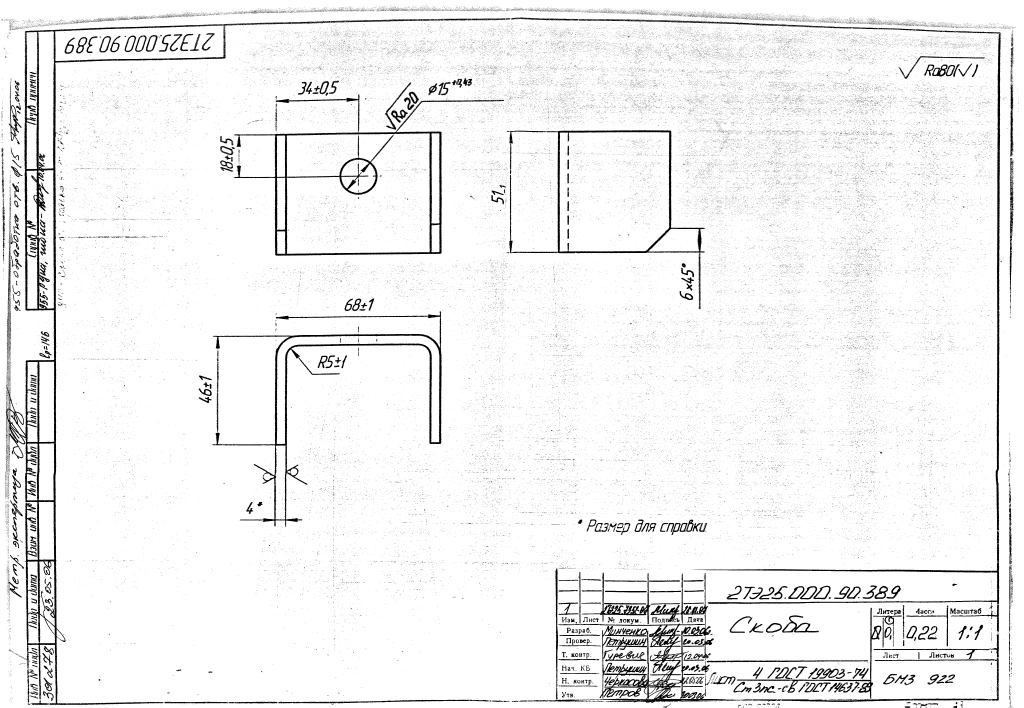
#> input picture service/unittests/ops_and_norms/БМЗ > 2ТЭ25-000-90-389.tif, 5120 x 3539 px (shown at 1/5 size)
$ python -i utils.py   (imports and definitions only)
#> lines starting #> are read from the running program, lines starting #| are printed output that depends on the picture; after the words box and inside, x2 and y2 are one past the last pixel; in counts of white or black regions, pixels touching at a corner belong together
#> `picture = cv2.imread('../../unittests/ops_and_norms/БМЗ > 2ТЭ25-000-90..`: picture: shape (3539, 5120); 94.7% white; 122120 black regions (121301 under 20 px), largest, box (x1, y1, x2, y2) and area: (28, 93, 2218, 3525) 148293, (2792, 2865, 3633, 3514) 63519, (1061, 1557, 2208, 2636) 55551
import pdf2image
import cv2
import numpy as np
from PIL import Image


def pil2cv(pil_img):
    return cv2.cvtColor(np.asarray(pil_img), cv2.COLOR_RGB2GRAY)

def cv2pil(cv_img):
    return Image.fromarray(cv_img)

def stats(arr, unique=False):
    print(f'shape={arr.shape}, type={arr.dtype}, min={arr.min()}, max={arr.max()}')
    if unique:
        print('unique values: ', np.unique(arr))

def read_pdf(pt):
    img = pdf2image.convert_from_path(pt)[0]
    return pil2cv(img)

def threshold(img, th):
    return (img > th).astype(np.uint8) * 255

def identity(x):
    return x

def invert(img):
    return 255 - img

def gray2rgb(i): return cv2.cvtColor(i, cv2.COLOR_GRAY2RGB)

def extract_contours(img):
    H, W = img.shape
#> H = 3539; W = 5120

    #thresholding the image to a binary image
    thresh,img_bin = cv2.threshold(img,254,255,cv2.THRESH_BINARY |cv2.THRESH_OTSU)
#> thresh = 0

    #inverting the image
    img_bin = invert(img_bin)
#> in invert, `return 255 - img`:
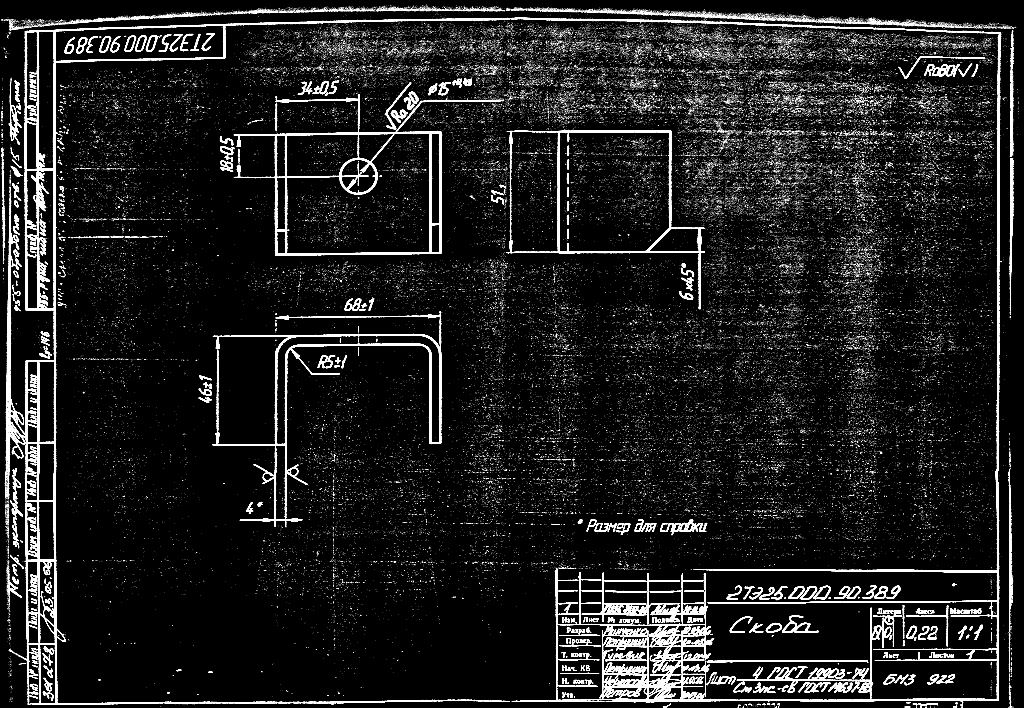
#> returned value: shape (3539, 5120) (shown at 1/5 size); 5.3% white; 122120 white regions (121301 under 20 px), largest, box (x1, y1, x2, y2) and area: (28, 93, 2218, 3525) 148293, (2792, 2865, 3633, 3514) 63519, (1061, 1557, 2208, 2636) 55551

    # Length(width) of kernel as 100th of minimal dimension
    kernel_len = min(H, W)//100
#> kernel_len = 35
    # # Length(width) of kernel as 100th of height
    # kernel_len = H//100
    # Defining a vertical kernel to detect all vertical lines of image
    ver_kernel = cv2.getStructuringElement(cv2.MORPH_RECT, (1, kernel_len))
#> ver_kernel = 35 values from 1 to 1
    # Defining a horizontal kernel to detect all horizontal lines of image
    hor_kernel = cv2.getStructuringElement(cv2.MORPH_RECT, (kernel_len, 1))
    # A kernel of 2x2
    kernel = cv2.getStructuringElement(cv2.MORPH_RECT, (2, 2))

    #Use vertical kernel to detect and save the vertical lines in a jpg
    image_1 = cv2.erode(img_bin, ver_kernel, iterations=3)
#> image_1: shape (3539, 5120); 0.45% white; 84 white regions (23 under 20 px), largest, box (x1, y1, x2, y2) and area: (268, 328, 282, 3264) 14830, (4986, 222, 5000, 1515) 9516, (4985, 1604, 4995, 2601) 5581
    vertical_lines = cv2.dilate(image_1, ver_kernel, iterations=3)
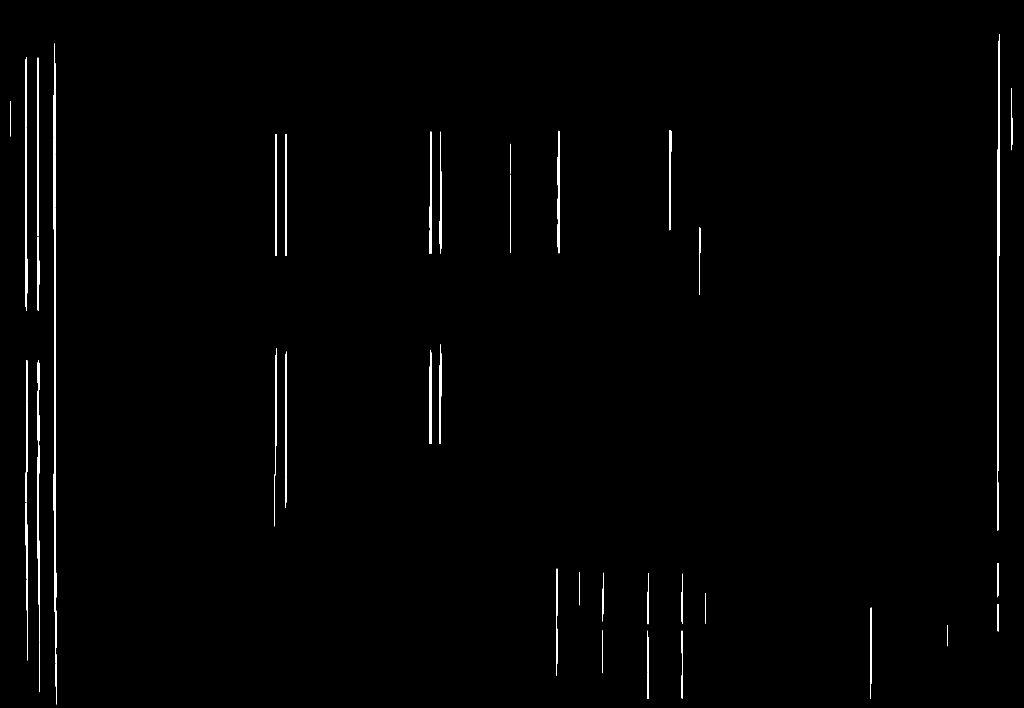
#> vertical_lines: shape (3539, 5120) (shown at 1/5 size); 0.69% white; 49 white regions, largest, box (x1, y1, x2, y2) and area: (268, 216, 282, 3315) 20195, (4985, 171, 5000, 2652) 19177, (188, 1801, 197, 3181) 7320

    #Use horizontal kernel to detect and save the horizontal lines in a jpg
    image_2 = cv2.erode(img_bin, hor_kernel, iterations=3)
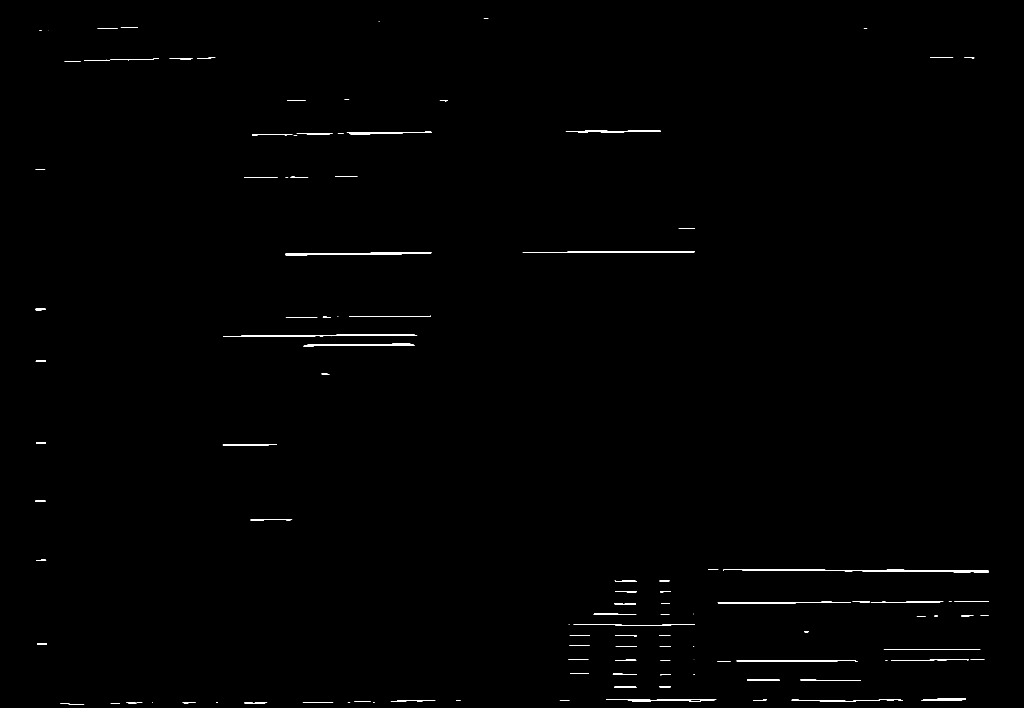
#> image_2: shape (3539, 5120) (shown at 1/5 size); 0.31% white; 184 white regions (43 under 20 px), largest, box (x1, y1, x2, y2) and area: (3616, 2847, 4944, 2861) 5569, (1427, 1262, 2157, 1277) 4305, (2613, 1257, 3473, 1265) 3914
    horizontal_lines = cv2.dilate(image_2, hor_kernel, iterations=3)
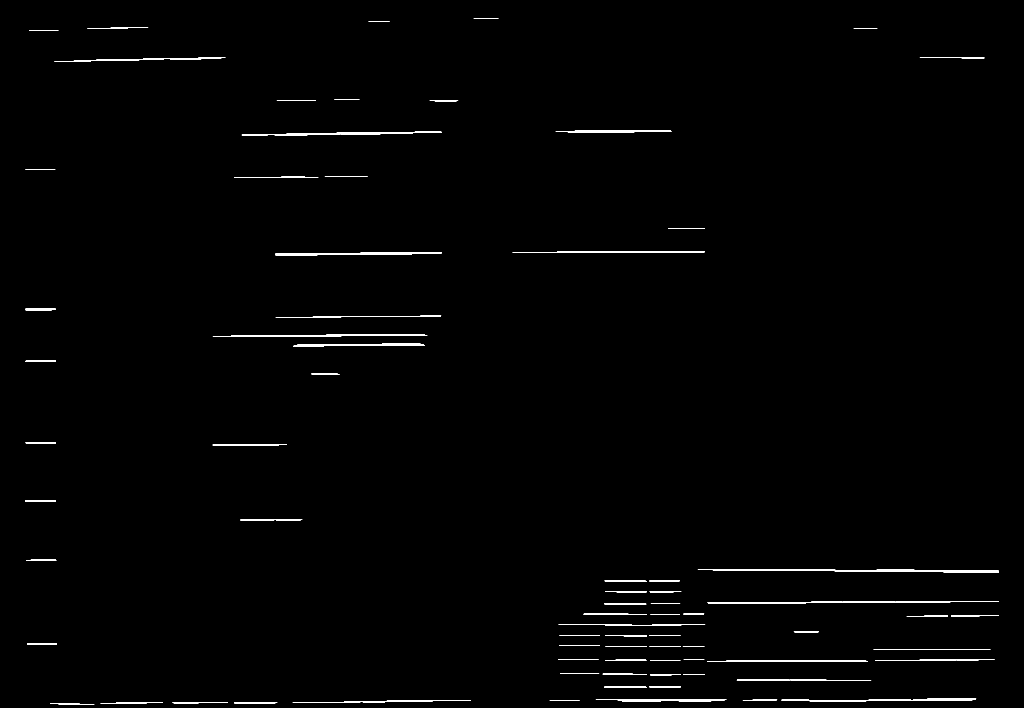
#> horizontal_lines: shape (3539, 5120) (shown at 1/5 size); 0.58% white; 113 white regions, largest, box (x1, y1, x2, y2) and area: (3489, 2847, 4995, 2862) 8724, (1376, 1262, 2208, 1277) 6243, (1064, 1671, 2137, 1684) 6095

    # Combine horizontal and vertical lines in a new third image, with both having same weight.
    img_vh = cv2.addWeighted(vertical_lines, 0.5, horizontal_lines, 0.5, 0.0)
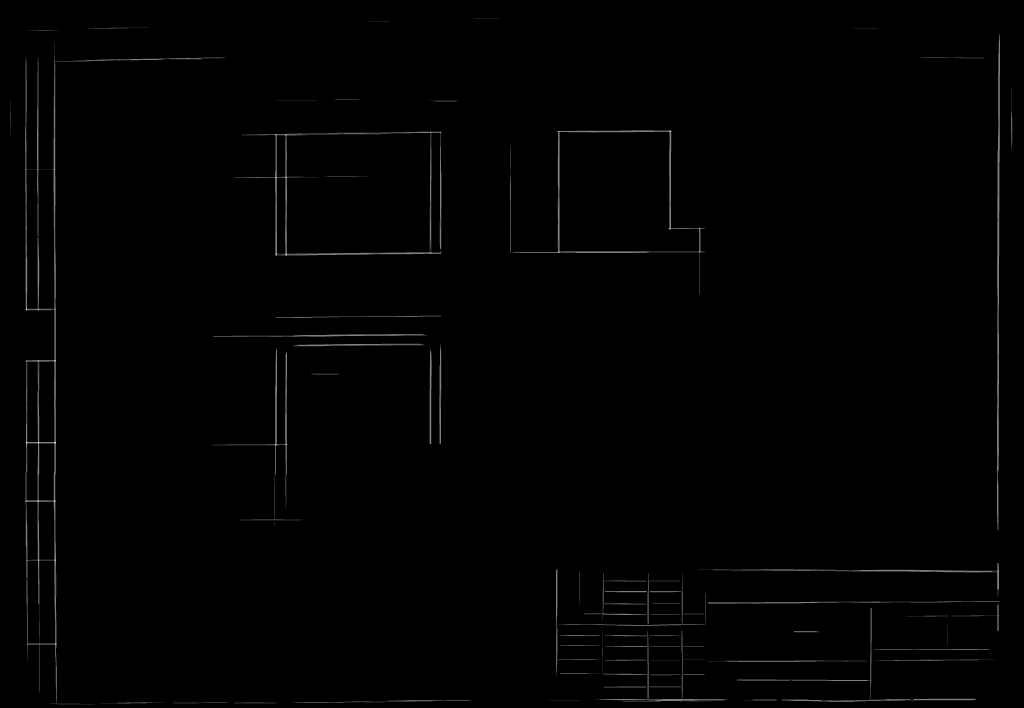
#> img_vh: shape (3539, 5120) (shown at 1/5 size); min 0, max 255, mean 1.6

    t_vh = threshold(img_vh, 10)
#> in threshold, `return (img > th).astype(np.uint8) * 255`:
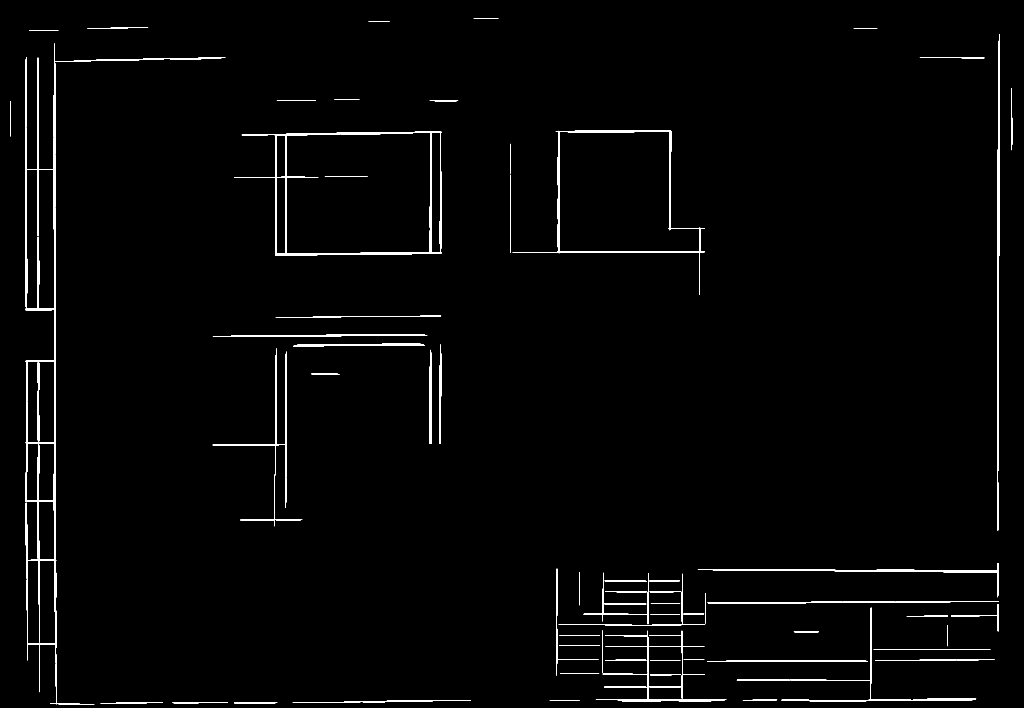
#> returned value: shape (3539, 5120) (shown at 1/5 size); 1.3% white; 121 white regions, largest, box (x1, y1, x2, y2) and area: (126, 216, 455, 3461) 52751, (1170, 658, 2208, 1278) 25973, (2562, 652, 3525, 1475) 19646
    return t_vh

>>> import cv2
>>> picture = cv2.imread('../../unittests/ops_and_norms/БМЗ > 2ТЭ25-000-90-389.tif', cv2.IMREAD_GRAYSCALE)
>>> result = extract_contours(picture)

$ run again, on service/unittests/ops_and_norms/НЭВЗ > 7ТН.242.096.tif
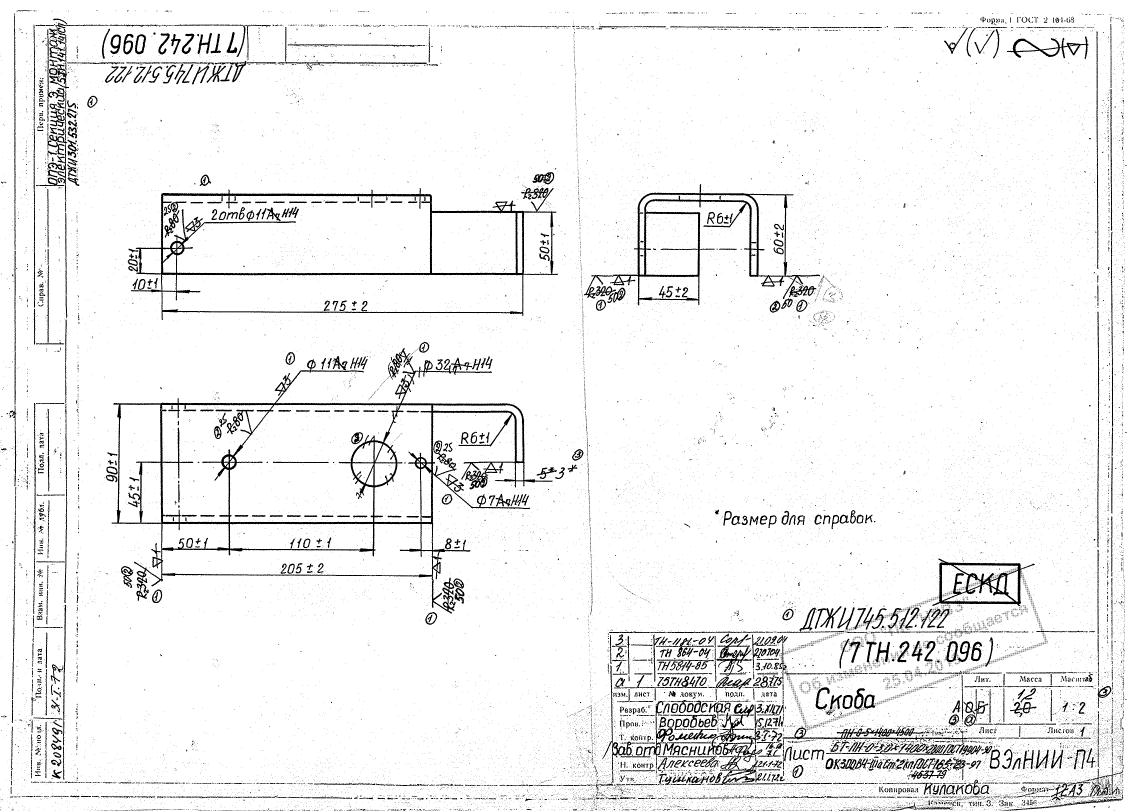
#> input picture service/unittests/ops_and_norms/НЭВЗ > 7ТН.242.096.tif, 3385 x 2433 px (shown at 1/3 size)
#> picture: shape (2433, 3385); 94.4% white; 30072 black regions (28785 under 20 px), largest, box (x1, y1, x2, y2) and area: (335, 1044, 1658, 1841) 68515, (393, 564, 1674, 960) 32467, (1752, 552, 2460, 916) 20950
#> thresh = 0
#> image_1: shape (2433, 3385); 0.28% white; 92 white regions (15 under 20 px), largest, box (x1, y1, x2, y2) and area: (1294, 1246, 1299, 1709) 1552, (482, 1245, 488, 1712) 1469, (484, 616, 489, 927) 979
#> vertical_lines: shape (2433, 3385); 0.48% white; 72 white regions, largest, box (x1, y1, x2, y2) and area: (1294, 1213, 1299, 1827) 2064, (481, 1212, 488, 1748) 2036, (484, 583, 489, 963) 1393
#> image_2: shape (2433, 3385); 0.44% white; 98 white regions (34 under 20 px), largest, box (x1, y1, x2, y2) and area: (445, 819, 1641, 825) 4785, (376, 1210, 1508, 1216) 4746, (520, 581, 1262, 588) 3878
#> horizontal_lines: shape (2433, 3385); 0.65% white; 92 white regions, largest, box (x1, y1, x2, y2) and area: (412, 819, 1677, 825) 5475, (343, 1210, 1544, 1216) 5298, (487, 581, 1298, 588) 4361
#> in extract_contours, `img_vh = cv2.addWeighted(vertical_lines, 0.5, horizontal_lines, 0.5, 0..`:
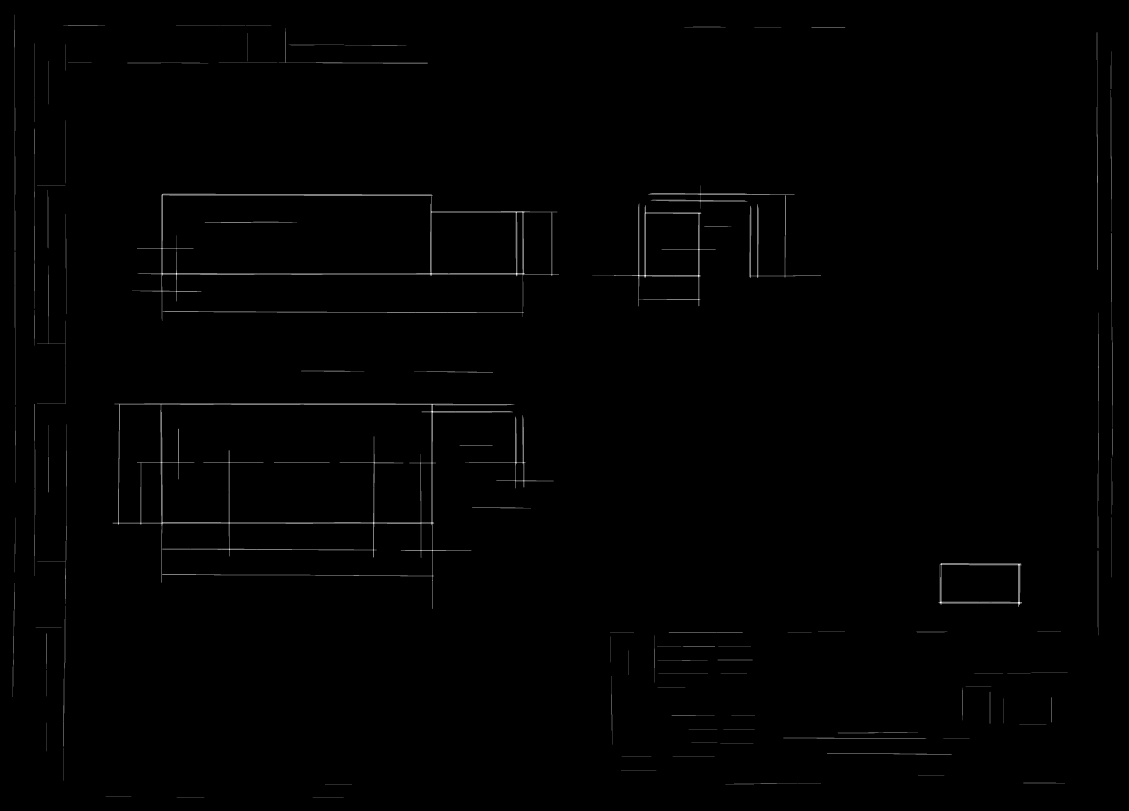
#> img_vh: shape (2433, 3385) (shown at 1/3 size); min 0, max 255, mean 1.4
#> in threshold, `return (img > th).astype(np.uint8) * 255`:
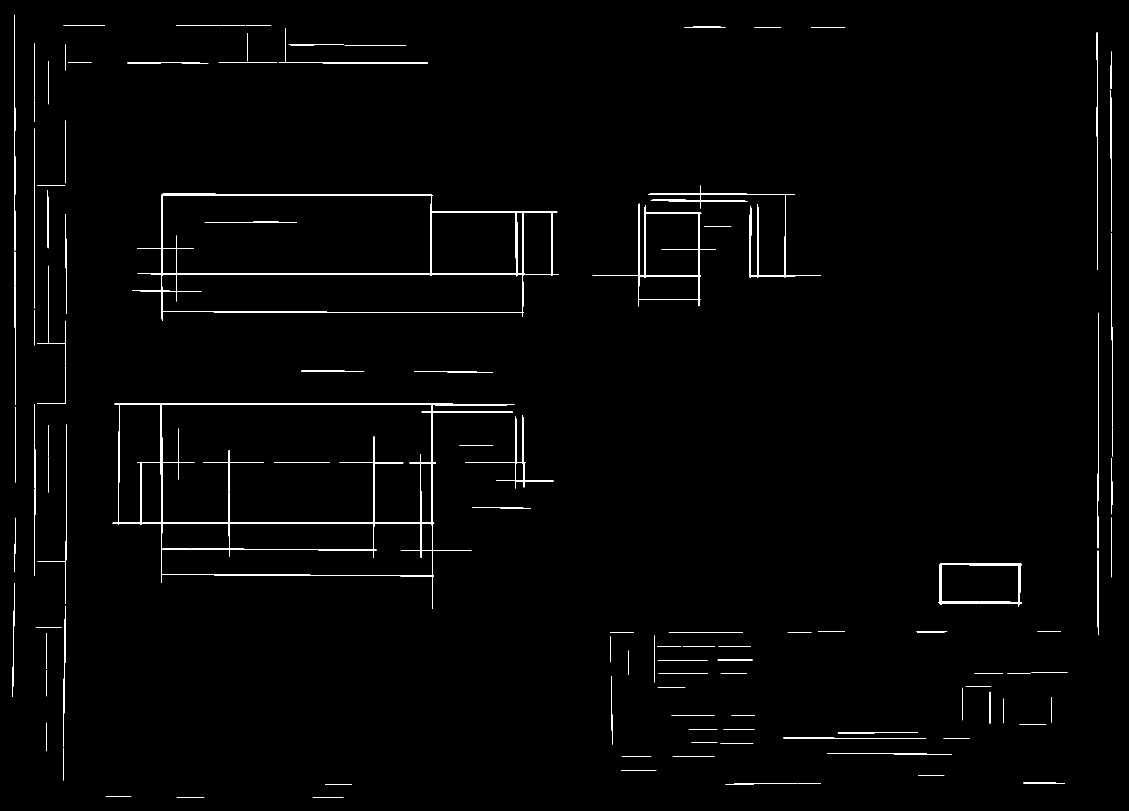
#> returned value: shape (2433, 3385) (shown at 1/3 size); 1.1% white; 116 white regions, largest, box (x1, y1, x2, y2) and area: (338, 1210, 1544, 1827) 24646, (396, 581, 1677, 963) 20047, (1777, 610, 2147, 919) 5871
